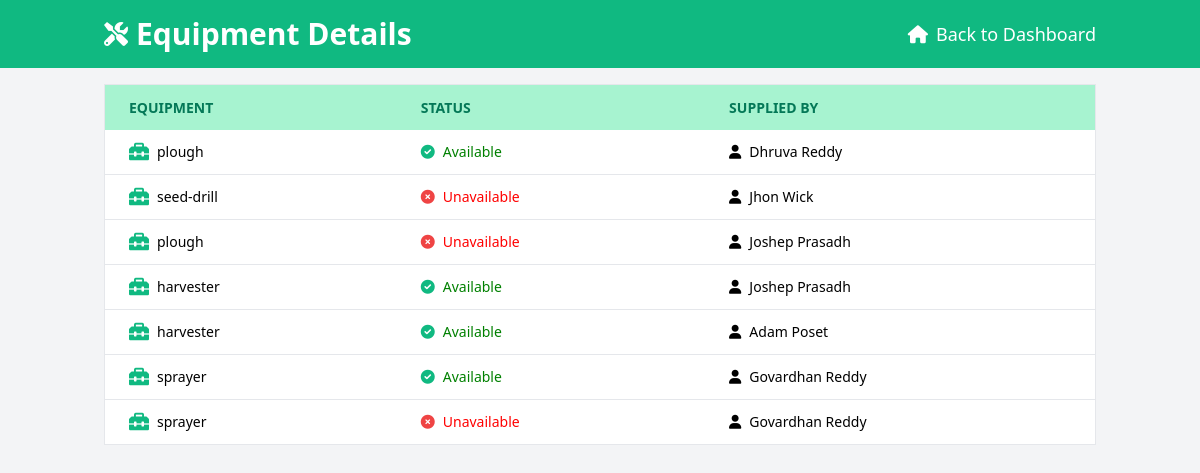
Page /dashboard/equipment/ on the earlier database version.
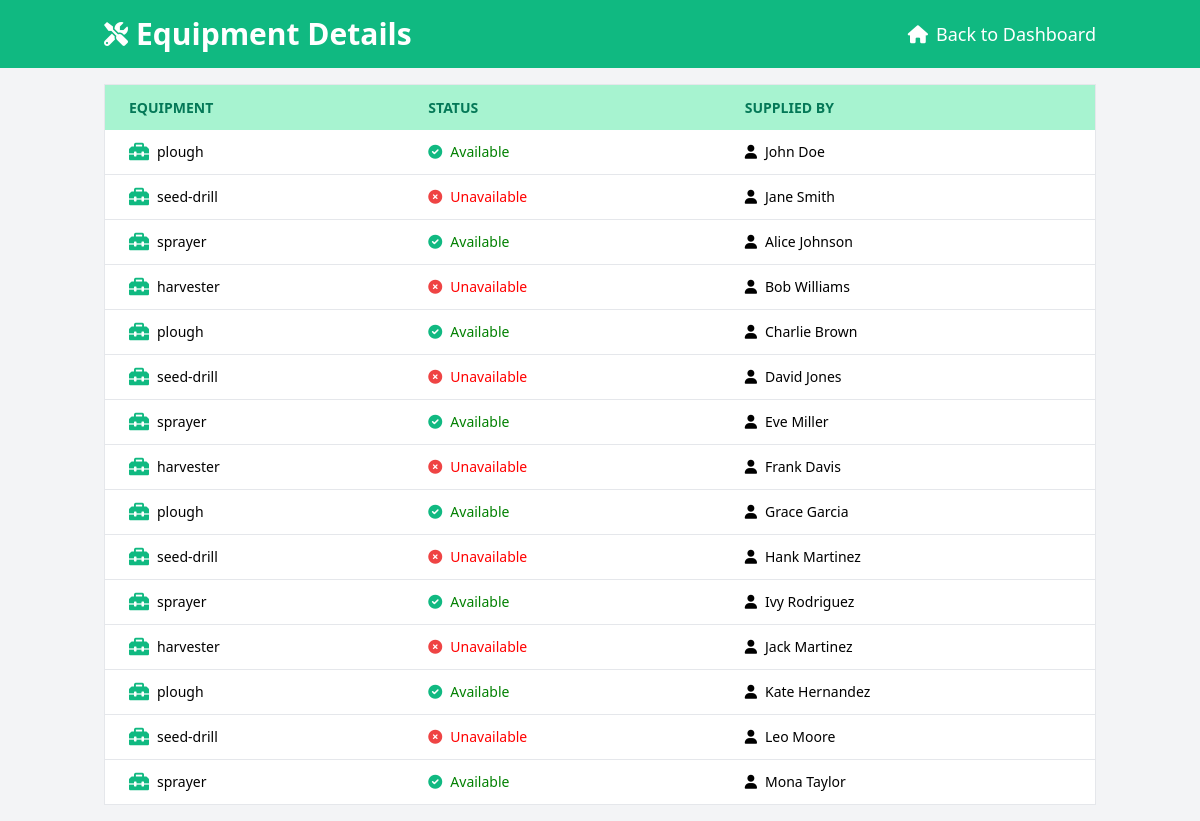
Same page on the later database version.
### dashboard/models.py (models this page shows, shortened)
class EquipmentDetails(models.Model):
    EQUIPMENT_CHOICES = [
        ('plough', 'Plough'),
        ('seed-drill', 'Seed Drill'),
        ('sprayer', 'Sprayer'),
        ('harvester', 'Harvester'),
    ]
    STATUS_CHOICES = [
        ('available', 'Available'),
        ('un_available', 'Un-Available'),
    ]
    equipment = models.CharField(max_length=20, choices=EQUIPMENT_CHOICES)
    status = models.CharField(max_length=20, choices=STATUS_CHOICES)
    supplied_by = models.ForeignKey(SupplierDetails, on_delete=models.CASCADE, related_name='equipment_supplied')

class SupplierDetails(models.Model):
    SUPPLIER_CHOICES = [
        ('supplier1', 'Supplier 1'),
        ('supplier2', 'Supplier 2'),
        ('supplier3', 'Supplier 3'),
        ('supplier4', 'Supplier 4'),
    ]
    supplier = models.CharField(max_length=50, choices=SUPPLIER_CHOICES)
    first_name = models.CharField(max_length=50)
    last_name = models.CharField(max_length=50)
    phone_number = models.CharField(max_length=15)

### dashboard/views.py (the view)
# urls.py: path('dashboard/equipment/', views.equipment, name='equipment'),
def equipment(request):
    equipments = EquipmentDetails.objects.all()
    return render(request, 'equipment.html', {'equipments': equipments})

### dashboard/models.py (called while the page is built)
    def __str__(self):
        return f"{self.first_name} {self.last_name}"

### templates/equipment.html (shortened to what this page needs)
<!DOCTYPE html>
<html lang="en">
<head>
    <link href="https://cdn.jsdelivr.net/npm/tailwindcss@2.2.19/dist/tailwind.min.css" rel="stylesheet">
    <link href="https://cdnjs.cloudflare.com/ajax/libs/font-awesome/6.0.0-beta3/css/all.min.css" rel="stylesheet">
</head>
<body class="bg-gray-100">
    <header class="bg-green-500 text-white py-4">
        <div class="container mx-auto px-4 flex justify-between items-center">
            <h1 class="text-3xl font-bold flex items-center">
                <i class="fas fa-tools text-2xl mr-2"></i>
                Equipment Details
            </h1>
            <a href="{% url 'dashboard' %}" class="text-lg flex items-center">
                <i class="fas fa-home mr-2"></i> Back to Dashboard
            </a>
        </div>
    </header>
    <div class="container mx-auto p-4">
        <div class="overflow-x-auto">
            <table class="min-w-full bg-white border border-gray-200">
                <thead>
                    <tr class="bg-green-200 text-green-700 uppercase text-sm leading-normal">
                        <th class="py-3 px-6 text-left">Equipment</th>
                        <th class="py-3 px-6 text-left">Status</th>
                        <th class="py-3 px-6 text-left">Supplied By</th>
                    </tr>
                </thead>
                <tbody class="text-sm font-light">
                    {% for equipment in equipments %}
                    <tr class="border-b border-gray-200 hover:bg-green-100">
                        <td class="py-3 px-6 text-left whitespace-nowrap">
                            <div class="flex items-center">
                                <i class="fas fa-toolbox text-xl text-green-500 mr-2"></i>
                                <span>{{ equipment.equipment }}</span>
                            </div>
                        </td>
                        <td class="py-3 px-6 text-left">
                            {% if equipment.status == 'available' %}
                            <div class="flex items-center">
                                <i class="fas fa-check-circle text-green-500 mr-2"></i>
                                <span class="status-available">Available</span>
                            </div>
                            {% else %}
                            <div class="flex items-center">
                                <i class="fas fa-times-circle text-red-500 mr-2"></i>
                                <span class="status-unavailable">Unavailable</span>
                            </div>
                            {% endif %}
                        </td>
                        <td class="py-3 px-6 text-left">
                            <div class="flex items-center">
                                <i class="fas fa-user mr-2"></i>
                                <span>{{ equipment.supplied_by }}</span>
                            </div>
                        </td>
                    </tr>
                    {% empty %}
                    <tr>
                        <td class="py-4 px-6 text-center text-gray-600" colspan="3">No equipment details available.</td>
                    </tr>
                    {% endfor %}
                </tbody>
            </table>
        </div>
    </div>
</body>
</html>

Differences in the rows shown:
removed EquipmentDetails: equipment "plough", status "available" (drawn), supplied_by "Dhruva Reddy"
removed EquipmentDetails: equipment "seed-drill", status "un_available" (drawn), supplied_by "Jhon Wick"
removed EquipmentDetails: equipment "plough", status "un_available" (drawn), supplied_by "Joshep Prasadh"
removed EquipmentDetails: equipment "harvester", status "available" (drawn), supplied_by "Joshep Prasadh"
removed EquipmentDetails: equipment "harvester", status "available" (drawn), supplied_by "Adam Poset"
removed EquipmentDetails: equipment "sprayer", status "available" (drawn), supplied_by "Govardhan Reddy"
removed EquipmentDetails: equipment "sprayer", status "un_available" (drawn), supplied_by "Govardhan Reddy"
added EquipmentDetails: equipment "plough", status "available" (drawn), supplied_by "John Doe"
added EquipmentDetails: equipment "seed-drill", status "un_available" (drawn), supplied_by "Jane Smith"
added EquipmentDetails: equipment "sprayer", status "available" (drawn), supplied_by "Alice Johnson"
added EquipmentDetails: equipment "harvester", status "un_available" (drawn), supplied_by "Bob Williams"
added EquipmentDetails: equipment "plough", status "available" (drawn), supplied_by "Charlie Brown"
added EquipmentDetails: equipment "seed-drill", status "un_available" (drawn), supplied_by "David Jones"
added EquipmentDetails: equipment "sprayer", status "available" (drawn), supplied_by "Eve Miller"
added EquipmentDetails: equipment "harvester", status "un_available" (drawn), supplied_by "Frank Davis"
added EquipmentDetails: equipment "plough", status "available" (drawn), supplied_by "Grace Garcia"
added EquipmentDetails: equipment "seed-drill", status "un_available" (drawn), supplied_by "Hank Martinez"
added EquipmentDetails: equipment "sprayer", status "available" (drawn), supplied_by "Ivy Rodriguez"
added EquipmentDetails: equipment "harvester", status "un_available" (drawn), supplied_by "Jack Martinez"
added EquipmentDetails: equipment "plough", status "available" (drawn), supplied_by "Kate Hernandez"
added EquipmentDetails: equipment "seed-drill", status "un_available" (drawn), supplied_by "Leo Moore"
added EquipmentDetails: equipment "sprayer", status "available" (drawn), supplied_by "Mona Taylor"
